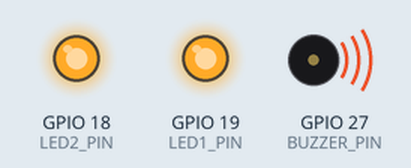
Bench run of a program on a simulated ESP32. Shown: output pins drawn as LEDs (lit = HIGH), buzzer (waves = sounding).

Above: at 4.01 s.
At 5.6 s:
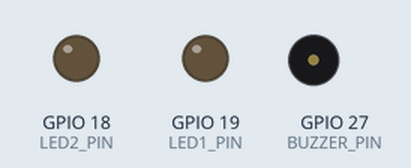
At 6.5 s:
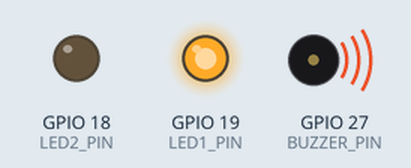
At 7.75 s:
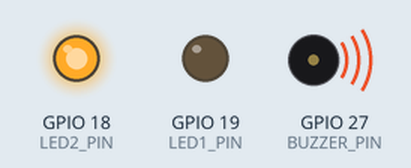
Timing chart, 0 to 9.6 s (numbered marks = the images above):
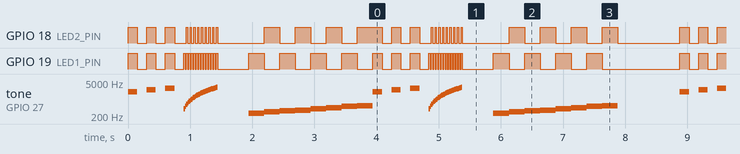

The program:

main.cpp
```cpp
#include <Arduino.h>

#define BUZZER_PIN  27     // GPIO connected to buzzer
#define LED1_PIN    19     // First LED
#define LED2_PIN    18     // Second LED
#define PWM_CH      0      // PWM channel (0–15)
#define FREQ        2000   // Default frequency (Hz)
#define RESOLUTION  10     // 10-bit resolution (0–1023)

void setup() {
  // --- Setup pins ---
  pinMode(LED1_PIN, OUTPUT);
  pinMode(LED2_PIN, OUTPUT);

  // --- Setup PWM channel for buzzer ---
  ledcSetup(PWM_CH, FREQ, RESOLUTION);
  ledcAttachPin(BUZZER_PIN, PWM_CH);

  // Initial OFF state
  digitalWrite(LED1_PIN, LOW);
  digitalWrite(LED2_PIN, LOW);
  ledcWrite(PWM_CH, 0);

  // --- Simple beep pattern ---
  for (int i = 0; i < 3; i++) {
    digitalWrite(LED1_PIN, HIGH);
    digitalWrite(LED2_PIN, HIGH);
    ledcWriteTone(PWM_CH, 2000 + i * 400);
    delay(150);

    digitalWrite(LED1_PIN, LOW);
    digitalWrite(LED2_PIN, LOW);
    ledcWrite(PWM_CH, 0);
    delay(150);
  }

  // --- Frequency sweep (400Hz → 3kHz) ---
  for (int f = 400; f <= 3000; f += 100) {
    digitalWrite(LED1_PIN, f % 200 == 0 ? HIGH : LOW);  // blink during sweep
    digitalWrite(LED2_PIN, f % 300 == 0 ? HIGH : LOW);
    ledcWriteTone(PWM_CH, f);
    delay(20);
  }
  ledcWrite(PWM_CH, 0);
  digitalWrite(LED1_PIN, LOW);
  digitalWrite(LED2_PIN, LOW);
  delay(500);

  // --- Short melody ---
  int melody[] = {262, 294, 330, 349, 392, 440, 494, 523};
  for (int i = 0; i < 8; i++) {
    digitalWrite(LED1_PIN, i % 2 == 0 ? HIGH : LOW);
    digitalWrite(LED2_PIN, i % 2 != 0 ? HIGH : LOW);
    ledcWriteTone(PWM_CH, melody[i]);
    delay(250);
  }

  // Stop everything
  ledcWrite(PWM_CH, 0);
  digitalWrite(LED1_PIN, LOW);
  digitalWrite(LED2_PIN, LOW);
}

void loop() {
  // Repeat the same sequence in loop

  // --- Simple beep pattern ---
  for (int i = 0; i < 3; i++) {
    digitalWrite(LED1_PIN, HIGH);
    digitalWrite(LED2_PIN, HIGH);
    ledcWriteTone(PWM_CH, 2000 + i * 400);
    delay(150);

    digitalWrite(LED1_PIN, LOW);
    digitalWrite(LED2_PIN, LOW);
    ledcWrite(PWM_CH, 0);
    delay(150);
  }

  // --- Frequency sweep ---
  for (int f = 400; f <= 3000; f += 100) {
    digitalWrite(LED1_PIN, f % 200 == 0 ? HIGH : LOW);
    digitalWrite(LED2_PIN, f % 300 == 0 ? HIGH : LOW);
    ledcWriteTone(PWM_CH, f);
    delay(20);
  }
  ledcWrite(PWM_CH, 0);
  digitalWrite(LED1_PIN, LOW);
  digitalWrite(LED2_PIN, LOW);
  delay(500);

  // --- Short melody ---
  int melody[] = {262, 294, 330, 349, 392, 440, 494, 523};
  for (int i = 0; i < 8; i++) {
    digitalWrite(LED1_PIN, i % 2 == 0 ? HIGH : LOW);
    digitalWrite(LED2_PIN, i % 2 != 0 ? HIGH : LOW);
    ledcWriteTone(PWM_CH, melody[i]);
    delay(250);
  }

  // Stop
  ledcWrite(PWM_CH, 0);
  digitalWrite(LED1_PIN, LOW);
  digitalWrite(LED2_PIN, LOW);
  delay(1000);
}
```

Measured:
- by itself, GPIO 18 (LED2_PIN): moves between LOW and HIGH, repeating every 39.3 s
- by itself, GPIO 19 (LED1_PIN): moves between LOW and HIGH, repeating every 34.6 s
- by itself, tone on GPIO 27 (BUZZER_PIN): plays 2000 Hz for 0.15 s, 2400 Hz for 0.15 s, 2800 Hz for 0.15 s, 400 Hz for 0.02 s, 500 Hz for 0.02 s, 600 Hz for 0.02 s … (1021 notes in this stretch)
